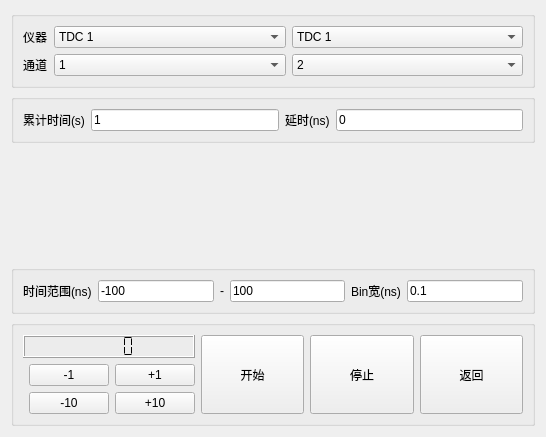
<?xml version="1.0" encoding="UTF-8"?>
<ui version="4.0">
 <class>HistogramWidget</class>
 <widget class="QWidget" name="HistogramWidget">
  <property name="geometry">
   <rect>
    <x>0</x>
    <y>0</y>
    <width>546</width>
    <height>437</height>
   </rect>
  </property>
  <property name="windowTitle">
   <string>Form</string>
  </property>
  <layout class="QVBoxLayout" name="verticalLayout">
   <item>
    <widget class="QGroupBox" name="groupBox_3">
     <property name="title">
      <string/>
     </property>
     <layout class="QGridLayout" name="gridLayout">
      <item row="1" column="3">
       <widget class="QComboBox" name="comboChannel2">
        <property name="sizePolicy">
         <sizepolicy hsizetype="Expanding" vsizetype="Fixed">
          <horstretch>0</horstretch>
          <verstretch>0</verstretch>
         </sizepolicy>
        </property>
        <property name="currentIndex">
         <number>1</number>
        </property>
        <item>
         <property name="text">
          <string>1</string>
         </property>
        </item>
        <item>
         <property name="text">
          <string>2</string>
         </property>
        </item>
        <item>
         <property name="text">
          <string>3</string>
         </property>
        </item>
        <item>
         <property name="text">
          <string>4</string>
         </property>
        </item>
        <item>
         <property name="text">
          <string>5</string>
         </property>
        </item>
        <item>
         <property name="text">
          <string>6</string>
         </property>
        </item>
       </widget>
      </item>
      <item row="1" column="1">
       <widget class="QLabel" name="label_3">
        <property name="text">
         <string>通道</string>
        </property>
       </widget>
      </item>
      <item row="1" column="2">
       <widget class="QComboBox" name="comboChannel1">
        <property name="sizePolicy">
         <sizepolicy hsizetype="Expanding" vsizetype="Fixed">
          <horstretch>0</horstretch>
          <verstretch>0</verstretch>
         </sizepolicy>
        </property>
        <item>
         <property name="text">
          <string>1</string>
         </property>
        </item>
        <item>
         <property name="text">
          <string>2</string>
         </property>
        </item>
        <item>
         <property name="text">
          <string>3</string>
         </property>
        </item>
        <item>
         <property name="text">
          <string>4</string>
         </property>
        </item>
        <item>
         <property name="text">
          <string>5</string>
         </property>
        </item>
        <item>
         <property name="text">
          <string>6</string>
         </property>
        </item>
       </widget>
      </item>
      <item row="0" column="1">
       <widget class="QLabel" name="label_7">
        <property name="text">
         <string>仪器</string>
        </property>
       </widget>
      </item>
      <item row="0" column="2">
       <widget class="QComboBox" name="comboDevice1">
        <item>
         <property name="text">
          <string>TDC 1</string>
         </property>
        </item>
        <item>
         <property name="text">
          <string>TDC 2</string>
         </property>
        </item>
       </widget>
      </item>
      <item row="0" column="3">
       <widget class="QComboBox" name="comboDevice2">
        <item>
         <property name="text">
          <string>TDC 1</string>
         </property>
        </item>
        <item>
         <property name="text">
          <string>TDC 2</string>
         </property>
        </item>
       </widget>
      </item>
     </layout>
    </widget>
   </item>
   <item>
    <widget class="QGroupBox" name="groupBox">
     <property name="title">
      <string/>
     </property>
     <layout class="QHBoxLayout" name="horizontalLayout_2">
      <item>
       <widget class="QLabel" name="label">
        <property name="text">
         <string>累计时间(s)</string>
        </property>
       </widget>
      </item>
      <item>
       <widget class="QLineEdit" name="textAccumlateTime">
        <property name="text">
         <string>1</string>
        </property>
       </widget>
      </item>
      <item>
       <widget class="QLabel" name="label_2">
        <property name="text">
         <string>延时(ns)</string>
        </property>
       </widget>
      </item>
      <item>
       <widget class="QLineEdit" name="textDelay">
        <property name="text">
         <string>0</string>
        </property>
       </widget>
      </item>
     </layout>
    </widget>
   </item>
   <item>
    <widget class="QwtPlot" name="qwtPlot">
     <property name="sizePolicy">
      <sizepolicy hsizetype="Expanding" vsizetype="Expanding">
       <horstretch>0</horstretch>
       <verstretch>0</verstretch>
      </sizepolicy>
     </property>
    </widget>
   </item>
   <item>
    <widget class="QGroupBox" name="groupBox_2">
     <property name="title">
      <string/>
     </property>
     <layout class="QHBoxLayout" name="horizontalLayout_3">
      <item>
       <widget class="QLabel" name="label_4">
        <property name="text">
         <string>时间范围(ns)</string>
        </property>
       </widget>
      </item>
      <item>
       <widget class="QLineEdit" name="textTimeStart">
        <property name="text">
         <string>-100</string>
        </property>
       </widget>
      </item>
      <item>
       <widget class="QLabel" name="label_6">
        <property name="text">
         <string>-</string>
        </property>
       </widget>
      </item>
      <item>
       <widget class="QLineEdit" name="textTimeStop">
        <property name="text">
         <string>100</string>
        </property>
       </widget>
      </item>
      <item>
       <widget class="QLabel" name="label_5">
        <property name="text">
         <string>Bin宽(ns)</string>
        </property>
       </widget>
      </item>
      <item>
       <widget class="QLineEdit" name="textBinWidth">
        <property name="text">
         <string>0.1</string>
        </property>
       </widget>
      </item>
     </layout>
    </widget>
   </item>
   <item>
    <widget class="QGroupBox" name="groupBox_4">
     <property name="title">
      <string/>
     </property>
     <layout class="QHBoxLayout" name="horizontalLayout_4">
      <item>
       <layout class="QGridLayout" name="gridLayout_2">
        <item row="2" column="1">
         <widget class="QPushButton" name="buttonMinusTen">
          <property name="text">
           <string>-10</string>
          </property>
         </widget>
        </item>
        <item row="1" column="1">
         <widget class="QPushButton" name="buttonMinusOne">
          <property name="text">
           <string>-1</string>
          </property>
         </widget>
        </item>
        <item row="1" column="2">
         <widget class="QPushButton" name="buttonPlusOne">
          <property name="text">
           <string>+1</string>
          </property>
         </widget>
        </item>
        <item row="2" column="2">
         <widget class="QPushButton" name="buttonPlusTen">
          <property name="text">
           <string>+10</string>
          </property>
         </widget>
        </item>
        <item row="0" column="0" colspan="3">
         <widget class="QLCDNumber" name="lcdComDelay">
          <property name="segmentStyle">
           <enum>QLCDNumber::Flat</enum>
          </property>
          <property name="intValue" stdset="0">
           <number>0</number>
          </property>
         </widget>
        </item>
       </layout>
      </item>
      <item>
       <widget class="QPushButton" name="buttonStart">
        <property name="sizePolicy">
         <sizepolicy hsizetype="Expanding" vsizetype="Preferred">
          <horstretch>0</horstretch>
          <verstretch>50</verstretch>
         </sizepolicy>
        </property>
        <property name="minimumSize">
         <size>
          <width>0</width>
          <height>50</height>
         </size>
        </property>
        <property name="text">
         <string>开始</string>
        </property>
       </widget>
      </item>
      <item>
       <widget class="QPushButton" name="buttonStop">
        <property name="sizePolicy">
         <sizepolicy hsizetype="Expanding" vsizetype="Preferred">
          <horstretch>0</horstretch>
          <verstretch>0</verstretch>
         </sizepolicy>
        </property>
        <property name="text">
         <string>停止</string>
        </property>
       </widget>
      </item>
      <item>
       <widget class="QPushButton" name="buttonReturn">
        <property name="sizePolicy">
         <sizepolicy hsizetype="Expanding" vsizetype="Preferred">
          <horstretch>0</horstretch>
          <verstretch>0</verstretch>
         </sizepolicy>
        </property>
        <property name="maximumSize">
         <size>
          <width>16777215</width>
          <height>16777215</height>
         </size>
        </property>
        <property name="text">
         <string>返回</string>
        </property>
       </widget>
      </item>
     </layout>
    </widget>
   </item>
  </layout>
 </widget>
 <customwidgets>
  <customwidget>
   <class>QwtPlot</class>
   <extends>QFrame</extends>
   <header>qwt_plot.h</header>
   <container>1</container>
  </customwidget>
 </customwidgets>
 <resources/>
 <connections/>
</ui>
